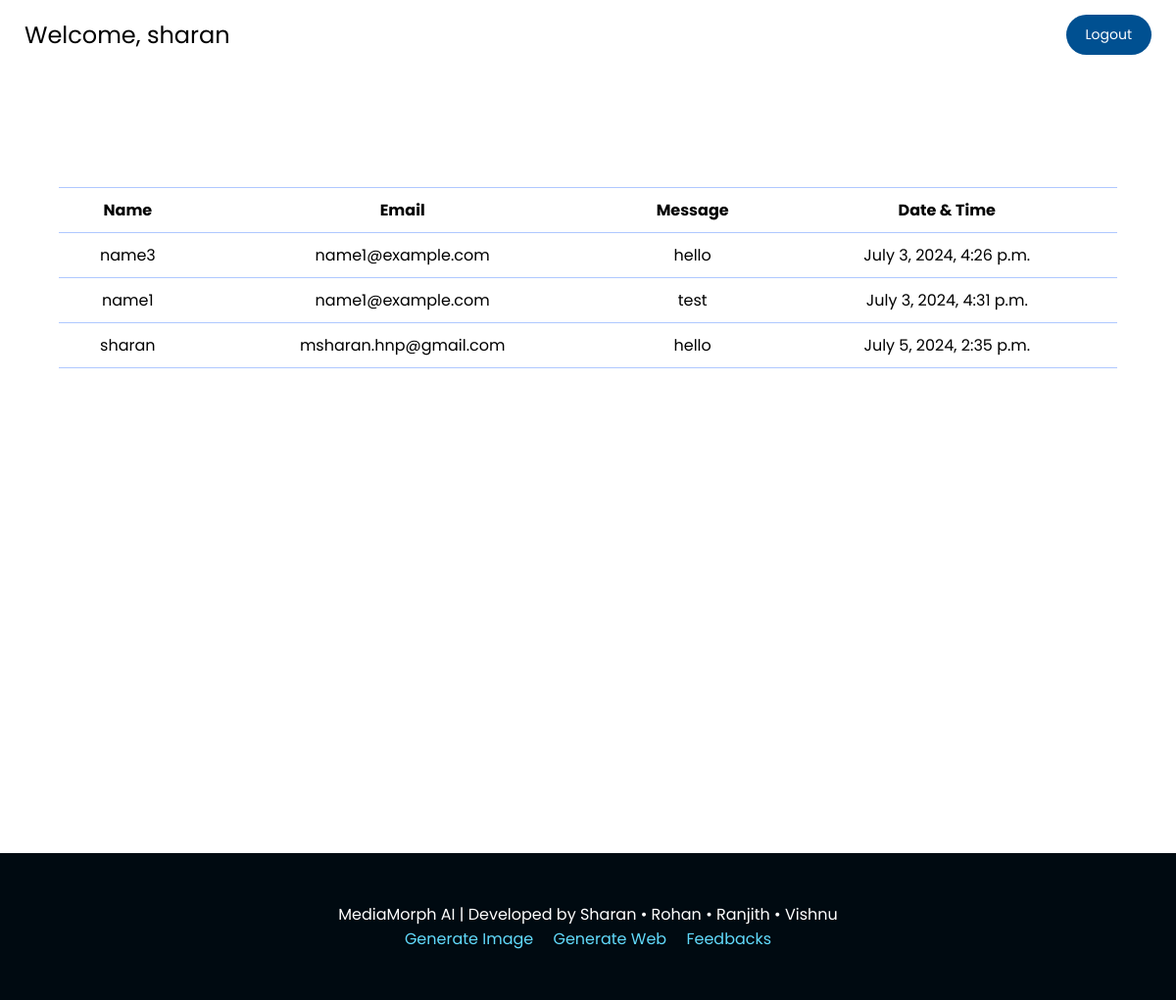
The app's page /feedbacks/ (signed in) with its own data.
### Feedbacks/models.py (models this page shows, shortened)
class Feedback(models.Model):
    name = models.CharField(max_length=100)
    email = models.EmailField()
    message = models.TextField()
    created_at = models.DateTimeField(auto_now_add=True)

### Feedbacks/views.py (the view)
# urls.py: path('feedbacks/', submit_feedback),
@login_required
def submit_feedback(request):
    feedbacks = Feedback.objects.all()
    is_superuser = request.user.is_superuser
    return render(request, 'feedbacks.html', {
        'feedbacks': feedbacks,
        'is_superuser':is_superuser,
    })

### Feedbacks/templates/feedbacks.html (shortened to what this page needs)
{% load static %}
{% load tz %}
<!DOCTYPE html>
<html lang="en">
<head>
    <link rel="stylesheet" href="{% static 'feedbacks.css' %}" type="text/css">
</head>
<body>
    <div class="container">
        <p class="greet">Welcome, {{user}}</p>
        <div class="subContainer">
            <a href="/accounts/logout" class="logoutBtn">Logout</a>
        </div>
    </div>
    <section class="main-content">
        <div class="table">
            <table class="productTable">
                <tr>
                    <th class="tableHead">Name</th>
                    <th class="tableHead">Email</th>
                    <th class="tableHead">Message</th>
                    <th class="tableHead">Date & Time</th>
                </tr>
                {% for feedback in feedbacks %}
                <tr>
                    <td class="tableData">{{ feedback.name }}</td>
                    <td class="tableData">{{ feedback.email }}</td>
                    <td class="tableData">{{ feedback.message }}</td>
                    <td class="tableData">{{ feedback.created_at }}</td>
                </tr>
                {% endfor %}
            </table>
        </div>
    </section>
    <footer class="footer">
        <p>MediaMorph AI | Developed by
            <a href="mailto:msharan.hnp@gmail.com" class="DevInfo">Sharan</a>
            • <a href="mailto:rohanms0405@gmail.com" class="DevInfo">Rohan</a>
            • <a href="mailto:24ranjith2003@gmail.com" class="DevInfo">Ranjith</a>
            • <a href="mailto:shivamv1972@gmail.com" class="DevInfo">Vishnu</a>
        </p>
        <div>
            <a href="/generateimage" class="footernav">Generate Image</a>
            <a href="/generateweb" class="footernav">Generate Web</a>
            {% if user.is_authenticated and user.is_superuser %}
            <a href="/feedbacks" class="footernav">Feedbacks</a>
            {% endif %}
        </div>
    </footer>
</body>
</html>

### Feedbacks/static/feedbacks.css (style rules this page uses)
* { margin: 0; padding: 0; box-sizing: border-box; font-family: 'poppins', 'worksans'; }
html { scroll-behavior: smooth; }
.container { display: flex; align-items: center; justify-content: space-between; margin: 15px 25px; }
.greet { font-size: 24px; }
.subContainer { display: flex; align-items: center; justify-content: center; }
.logoutBtn { text-decoration: none; color: white; background-color: rgb(0, 80, 145); padding: 10px 20px; font-size: 14px; border-radius: 50px; }
.main-content { min-height: 100vh; padding-top: 100px; }
.table { display: flex; flex-direction: column; align-items: center; overflow-x: hidden; }
.productTable { border-collapse: collapse; width: 90%; margin: 20px; padding: 8px; }
.tableHead, tr, td { border-top: 1px solid #afc8ff; border-bottom: 1px solid #afc8ff; text-align: center; padding: 10px; }
.footer { background-color:rgb(0, 10, 17); color: #fff; text-align: center; padding: 1rem; height: 150px; display: flex; flex-direction: column; align-items: center; justify-content: center; }
.footernav { color: #61dafb; text-decoration: none; margin: 0 0.5rem; }
.DevInfo { color: white; text-decoration: none; }

### records on screen
Feedback: name "name3", email "name1@example.com", message "hello", created_at "July 3, 2024, 4:26 p.m."
Feedback: name "name1", email "name1@example.com", message "test", created_at "July 3, 2024, 4:31 p.m."
Feedback: name "sharan", email "msharan.hnp@gmail.com", message "hello", created_at "July 5, 2024, 2:35 p.m."

### other values on screen
{{ user }} "sharan"
